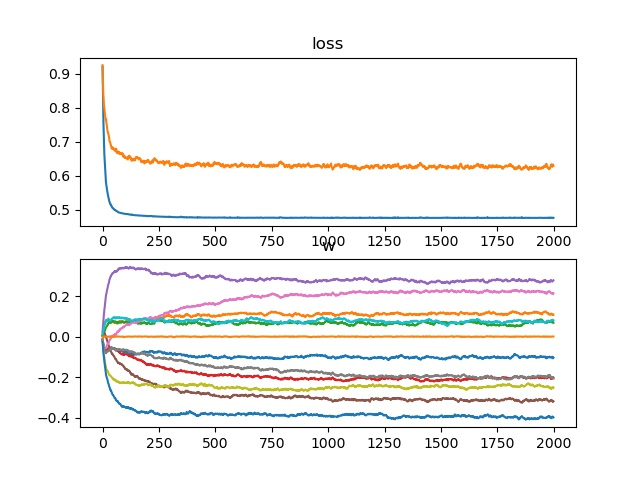

Reproduce this figure in Python.
from sklearn import datasets
from sklearn.model_selection import train_test_split
import numpy as np

class LinearModel:

    def __init__(self, feature_num, learn_rate):
        self.w = np.full(feature_num + 1, 0, dtype=float)
        self.learn_rate = learn_rate
        self.batch_size = 5
        pass

    def expand(self, X):
        X_append = np.full(X.shape[0], 1).reshape(1, -1)
        X = np.concatenate((X, X_append.transpose()), axis=1)
        return X

    def fit_batch(self, X, y):
        a = np.full(1,0)
        y_pred = X.dot(self.w)
        diff_mean = np.mean(y_pred - y)
        X_mean = np.mean(X, axis=0)

        w_grad = X_mean * self.learn_rate * diff_mean
        self.w = self.w - w_grad

    def fit(self, X, y):
        X = self.expand(X)
        batch_size = self.batch_size
        for i in range(int(X.shape[0] / batch_size)):
            X_train = X[i * batch_size: (i + 1) * batch_size]
            y_train = y[i * batch_size: (i + 1) * batch_size]
            self.fit_batch(X_train, y_train)

        _, train_loss = self.test(X, y)
        return train_loss

    def test(self, X, y):
        y_pred = X.dot(self.w)
        std_loss = np.sqrt(np.mean((y_pred - y) ** 2))
        return y_pred, std_loss

    def predict(self, X, y):
        X = self.expand(X)
        return self.test(X, y)

    def normalization(self, X, y, test_flag=False):
        if not test_flag:
            self.X_mean = X_mean = np.mean(X, axis=0)
            self.X_std = X_std = np.std(X, axis=0)
            self.y_mean = y_mean = np.mean(y, axis=0)
            self.y_std = y_std = np.std(y, axis=0)
        else:
            X_mean = self.X_mean
            X_std = self.X_std
            y_mean = self.y_mean
            y_std = self.y_std


        X = (X - X_mean) / X_std
        y = (y - y_mean) / y_std

        return X, y


loaded_data = datasets.load_boston()
X_data = loaded_data.data
X_data = X_data[:, [0, 1, 3, 4, 5, 7, 8, 9, 10, 11, 12]]

y_data = loaded_data.target

model = LinearModel(X_data.shape[1], 0.002)
X_data, y_data = model.normalization(X_data, y_data)

X_train, X_test, y_train, y_test = train_test_split(X_data, y_data, test_size=0.2, random_state=0, shuffle=True)
X_train, y_train = model.normalization(X_train, y_train)
X_test, y_test = model.normalization(X_test, y_test, test_flag=True)

epoch = 2000
training_loss_array = []
testing_loss_array = []
w_array = []
for i in range(epoch):
    shuffle_array = np.random.permutation(X_train.shape[0])
    X_train = X_train[shuffle_array]
    y_train = y_train[shuffle_array]

    train_loss = model.fit(X_train, y_train)
    y_pred, test_loss = model.predict(X_test, y_test)

    training_loss_array = training_loss_array + [train_loss]
    testing_loss_array = testing_loss_array + [test_loss]
    w_array = w_array + [model.w]

np_training_loss = np.array(training_loss_array)
np_testing_loss = np.array(testing_loss_array)
print("training loss", np_training_loss[-1])
print("testing loss", np_testing_loss[-1])
print("min training loss", np.min(np_training_loss))
print("min testing loss", np.min(np_testing_loss))

import matplotlib.pyplot as plt

plt.subplot(2, 1, 1)
plt.plot(np_training_loss)
plt.plot(np_testing_loss)
plt.title("loss")

plt.subplot(2, 1, 2)
np_w_array = np.array(w_array)
np_w_array = np_w_array.transpose()
for i in range(np_w_array.shape[0]):
    plt.plot(np_w_array[i])
plt.title("w")
plt.savefig("boston.jpg")
plt.show()

print(model.w)
print(np.argsort(np.abs(model.w)))
